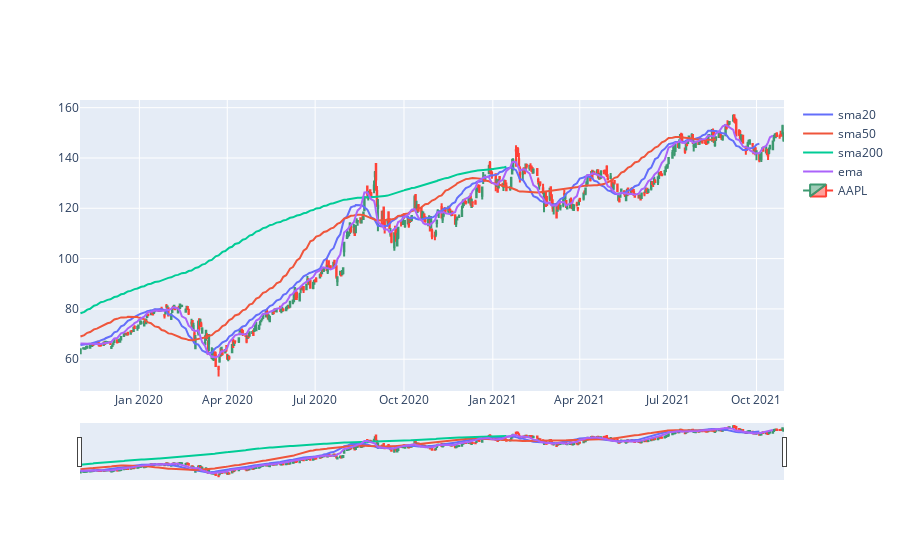

The code cell stored with this chart in its notebook:
### Code cell
fig = go.Figure()

sma20 = go.Scatter(x=prices_df['formatted_date'], 
                            y=smas.get_series(20),name='sma20')

sma50 = go.Scatter(x=prices_df['formatted_date'], 
                            y=smas.get_series(50),name='sma50')

sma200 = go.Scatter(x=prices_df['formatted_date'], 
                            y=smas.get_series(200),name='sma200')

ema10 = go.Scatter(x=prices_df['formatted_date'], 
                            y=ema.get_series(10),name='ema')

candlestick = go.Candlestick(
                            x=prices_df['formatted_date'],
                            open=prices_df['open'], 
                            high=prices_df['high'],
                            low=prices_df['low'],
                            close=prices_df['close'],
                            name = symbol
                            )

fig.add_trace(sma20)
fig.add_trace(sma50)
fig.add_trace(sma200)
fig.add_trace(ema10)
fig.add_trace(candlestick)

fig.show()

### Figure 1 — Plotly figure (JSON) as saved in the notebook; plotly's stock layout.template omitted (floating-point values rounded to 4 significant figures; data arrays with more than 128 entries replaced by an {"elided": "..."} marker saying what was removed)
{"data": [{"name": "sma20", "type": "scatter", "x": {"elided": "503 str values"}, "y": {"elided": "484 float values"}}, {"name": "sma50", "type": "scatter", "x": {"elided": "503 str values"}, "y": {"elided": "454 float values"}}, {"name": "sma200", "type": "scatter", "x": {"elided": "503 str values"}, "y": {"elided": "304 float values"}}, {"name": "ema", "type": "scatter", "x": {"elided": "503 str values"}, "y": {"elided": "494 float values"}}, {"close": {"elided": "503 float values"}, "high": {"elided": "503 float values"}, "low": {"elided": "503 float values"}, "name": "AAPL", "open": {"elided": "503 float values"}, "type": "candlestick", "x": {"elided": "503 str values"}}], "layout": {}}
